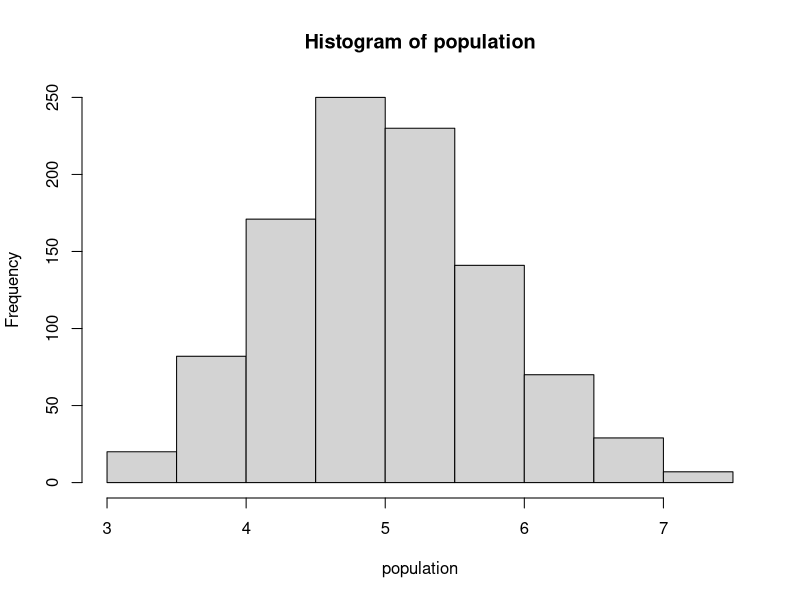
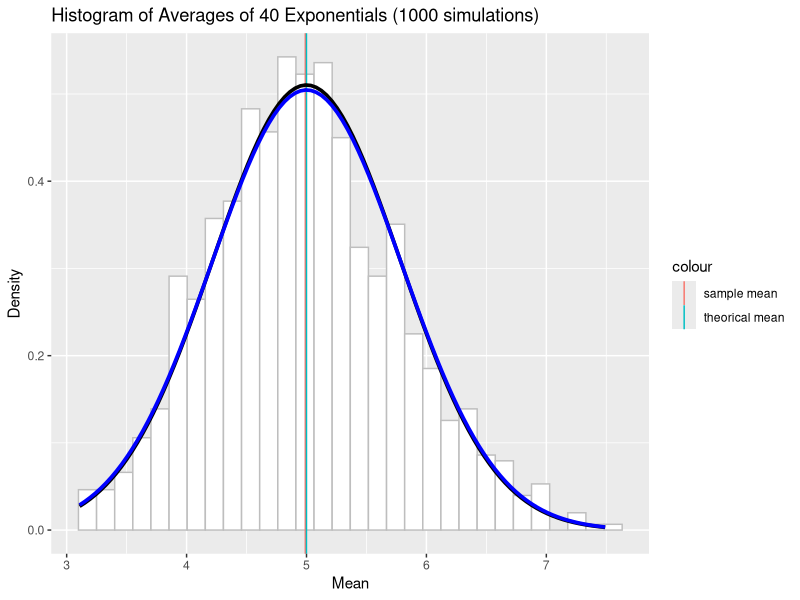

Recreate these plots in R, in order.
## ---- chunk 1
knitr::opts_chunk$set(echo = TRUE)
## ---- chunk 2
lambda <- 0.2
n <- 40
n_simulations <- 1000
set.seed(1)
## ---- chunk 3
population <- NULL
for (i in 1 : n_simulations)
        population <- c(population, mean(rexp(n, lambda)))
hist(population)
## ---- chunk 4
sample_mean <- mean(population)
theorical_mean <- 1 / lambda
print(sample_mean) 
print(theorical_mean)
## ---- chunk 5
t.test(population)[4]
## ---- chunk 6
sample_variance <- var(population)
theorical_variance <- ((1 / lambda) ^ 2) / n
print(sample_variance)
print(theorical_variance) 
## ---- chunk 7
library(ggplot2)

population <- data.frame(population)

distribution_plot <- ggplot(population, aes(x=population)) +
        geom_histogram(aes(y=..density.., fill=..density..), colour="grey", fill="white") +
        labs(title="Histogram of Averages of 40 Exponentials (1000 simulations)", y="Density", x="Mean") +
        geom_vline(aes(xintercept=sample_mean, colour="sample mean")) +
        geom_vline(aes(xintercept=theorical_mean, colour="theorical mean")) +
        stat_function(fun=dnorm, args=list(mean=1/lambda, sd=sqrt(sample_variance)), colour="black", size=1.25) +
        stat_function(fun=dnorm, args=list(mean=1/lambda, sd=sqrt(theorical_variance)), colour="blue", size=1.25)
distribution_plot
